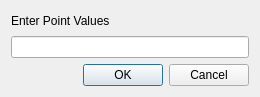
<?xml version="1.0" encoding="UTF-8"?>
<ui version="4.0">
 <class>AddArrowsByValue</class>
 <widget class="QDialog" name="AddArrowsByValue">
  <property name="geometry">
   <rect>
    <x>0</x>
    <y>0</y>
    <width>260</width>
    <height>97</height>
   </rect>
  </property>
  <property name="windowTitle">
   <string>Dialog</string>
  </property>
  <property name="sizeGripEnabled">
   <bool>false</bool>
  </property>
  <property name="modal">
   <bool>true</bool>
  </property>
  <layout class="QVBoxLayout" name="verticalLayout">
   <item>
    <widget class="QLabel" name="label">
     <property name="text">
      <string>Enter Point Values</string>
     </property>
    </widget>
   </item>
   <item>
    <widget class="QLineEdit" name="lineEdit"/>
   </item>
   <item>
    <widget class="QDialogButtonBox" name="buttonBox">
     <property name="orientation">
      <enum>Qt::Horizontal</enum>
     </property>
     <property name="standardButtons">
      <set>QDialogButtonBox::Cancel|QDialogButtonBox::Ok</set>
     </property>
    </widget>
   </item>
  </layout>
 </widget>
 <resources/>
 <connections>
  <connection>
   <sender>buttonBox</sender>
   <signal>accepted()</signal>
   <receiver>AddArrowsByValue</receiver>
   <slot>accept()</slot>
   <hints>
    <hint type="sourcelabel">
     <x>248</x>
     <y>254</y>
    </hint>
    <hint type="destinationlabel">
     <x>157</x>
     <y>274</y>
    </hint>
   </hints>
  </connection>
  <connection>
   <sender>buttonBox</sender>
   <signal>rejected()</signal>
   <receiver>AddArrowsByValue</receiver>
   <slot>reject()</slot>
   <hints>
    <hint type="sourcelabel">
     <x>316</x>
     <y>260</y>
    </hint>
    <hint type="destinationlabel">
     <x>286</x>
     <y>274</y>
    </hint>
   </hints>
  </connection>
 </connections>
</ui>
